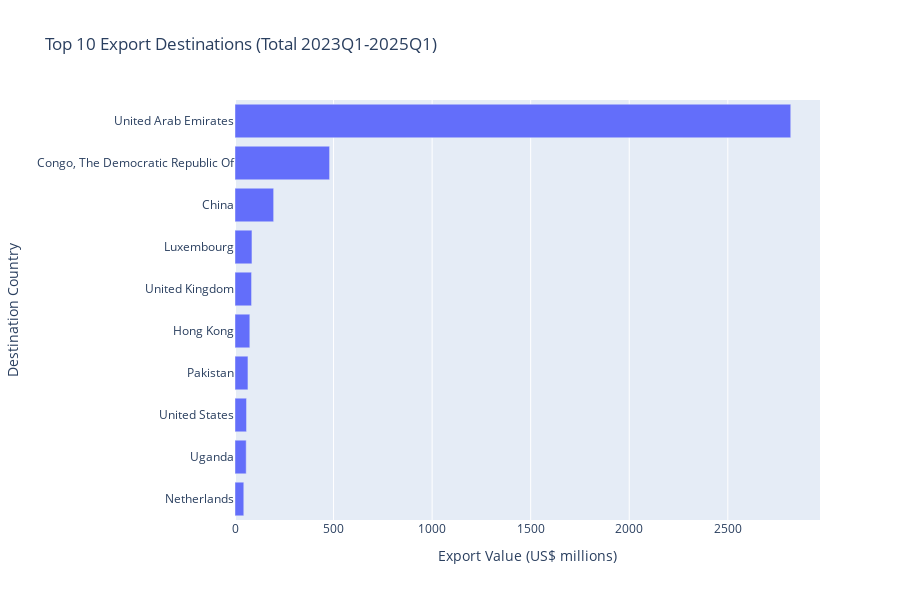

Notebook source saved alongside this figure:
### Code cell
# Top export destinations analysis
if not export_countries_df.empty:
    # Calculate total exports by country
    top_destinations = export_countries_df.groupby('country')['export_value'].sum().reset_index()
    top_destinations = top_destinations.nlargest(10, 'export_value').sort_values('export_value', ascending=True)
    
    # Create horizontal bar chart
    fig = px.bar(
        top_destinations,
        x='export_value',
        y='country',
        orientation='h',
        title='Top 10 Export Destinations (Total 2023Q1-2025Q1)',
        labels={'export_value': 'Export Value (US$ millions)', 'country': 'Destination Country'}
    )
    
    fig.update_layout(
        height=600,
        showlegend=False,
        margin=dict(l=150)
    )
    
    fig.show()
    
    print("💰 Top Export Destinations:")
    for _, row in top_destinations.iterrows():
        print(f"   {row['country']}: ${row['export_value']:,.2f} million")

### Figure 1 — Plotly figure (JSON) as saved in the notebook; plotly's stock layout.template omitted (floating-point values rounded to 4 significant figures)
{"data": [{"alignmentgroup": "True", "hovertemplate": "Export Value (US$ millions)=%{x}<br>Destination Country=%{y}<extra></extra>", "legendgroup": "", "marker": {"color": "#636efa", "pattern": {"shape": ""}}, "name": "", "offsetgroup": "", "orientation": "h", "showlegend": false, "textposition": "auto", "type": "bar", "x": [44.59, 56.83, 58.52, 65.69, 75.22, 83.97, 86.02, 196.1, 479.9, 2819.0], "xaxis": "x", "y": ["Netherlands", "Uganda", "United States", "Pakistan", "Hong Kong", "United Kingdom", "Luxembourg", "China", "Congo, The Democratic Republic Of", "United Arab Emirates"], "yaxis": "y"}], "layout": {"barmode": "relative", "height": 600, "legend": {"tracegroupgap": 0}, "margin": {"l": 150}, "showlegend": false, "title": {"text": "Top 10 Export Destinations (Total 2023Q1-2025Q1)"}, "xaxis": {"anchor": "y", "domain": [0, 1], "title": {"text": "Export Value (US$ millions)"}}, "yaxis": {"anchor": "x", "domain": [0, 1], "title": {"text": "Destination Country"}}}}
